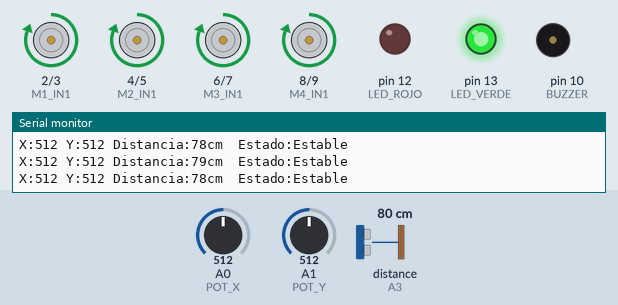
Simulated run of this sketch. Board: Arduino Uno, built with avr-gcc and run on an emulated ATmega328P. Shown: motor-driver pin pairs drawn as motors (green arrow = first pin HIGH = forward, orange = second pin HIGH = backward, longer = more drive), output pins drawn as LEDs (lit = HIGH), buzzer (waves = sounding, pin HIGH), the last lines printed to the serial monitor. Wiring (inferred from the names in the program): ultrasonic range finder: trigger A2; echo A3. Inputs (shaded band) come from the test bench; at power-on: distance to the obstacle (sensor on A3) 80 cm, A0 (POT_X) = 512, A1 (POT_Y) = 512. The echo pulse lasts 58.3 µs per cm; pins used as bus, display or sensor lines are not drawn.

Above: at 1.2 s.
1.3 s: distance to the obstacle (sensor on A3) set to 23 cm
2.8 s: distance to the obstacle (sensor on A3) set to 19 cm
At 4.0 s:
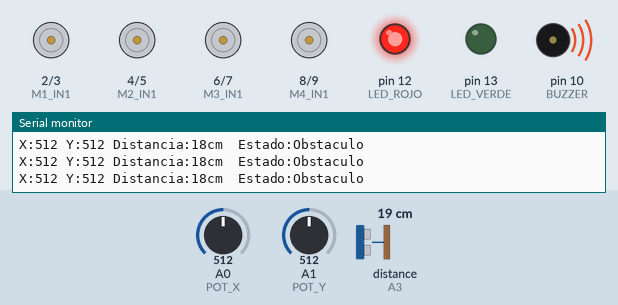
4.5 s: A0 (POT_X) set to 682
6.0 s: A0 (POT_X) set to 711
8.1 s: distance to the obstacle (sensor on A3) set to 35 cm
At 9.4 s:
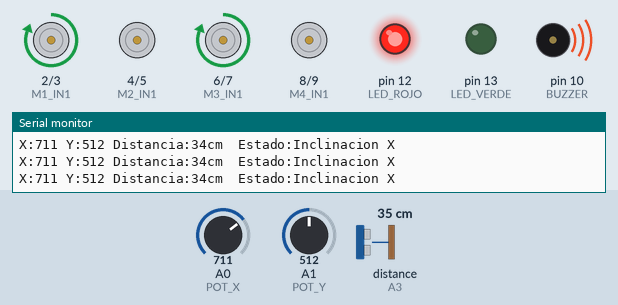
9.9 s: A1 (POT_Y) set to 678
11.4 s: A1 (POT_Y) set to 705
Timing chart, 0 to 14.4 s (numbered marks = the images above; inputs shaded):
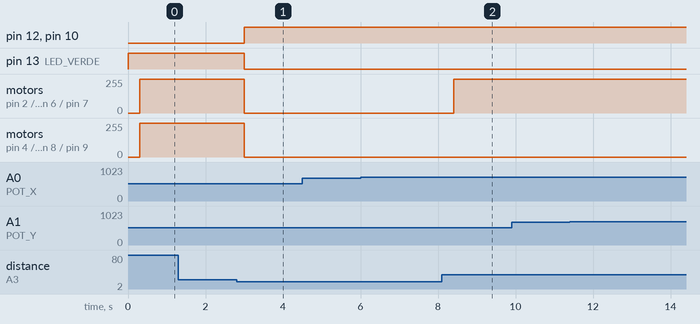

Measured:
- the behaviour switches between 21 and 20 cm on distance to the obstacle (sensor on A3) (found by bisection; images 0 and 1)
- after the input at 2.8 s, pin 12 (LED_ROJO), pin 10 (BUZZER): LOW → HIGH after 0.20 s; pin 13 (LED_VERDE): HIGH → LOW after 0.20 s; motor on pin 2 (M1_IN1) / pin 3 (M1_IN2), motor on pin 4 (M2_IN1) / pin 5 (M2_IN2), motor on pin 6 (M3_IN1) / pin 7 (M3_IN2), motor on pin 8 (M4_IN1) / pin 9 (M4_IN2): forward 255/255 → stopped after 0.20 s
- after the input at 8.1 s, motor on pin 2 (M1_IN1) / pin 3 (M1_IN2), motor on pin 6 (M3_IN1) / pin 7 (M3_IN2): stopped → forward 255/255 after 0.30 s

The sketch:

APEE.ino
```cpp
const int POT_X = A0;
const int POT_Y = A1;
const int TRIG_PIN = A2;
const int ECHO_PIN = A3;
const int BUZZER = 10;
const int LED_ROJO = 12;
const int LED_VERDE = 13;
const int M1_IN1 = 2;
const int M1_IN2 = 3;
const int M2_IN1 = 4;
const int M2_IN2 = 5;
const int M3_IN1 = 6;
const int M3_IN2 = 7;
const int M4_IN1 = 8;
const int M4_IN2 = 9;
// Tiempos que simulan vTaskDelay en FreeRTOS
const unsigned long PERIODO_SENSORES = 100;
const unsigned long PERIODO_PROCESO = 200;
const unsigned long PERIODO_ACTUACION = 300;
unsigned long tiempoSensores = 0;
unsigned long tiempoProceso = 0;
unsigned long tiempoActuacion = 0;

// Cola simulada: sensores -> procesamiento
int colaEjeX = 0;
int colaEjeY = 0;
long colaDistancia = 0;
bool colaSensoresDisponible = false;
// Cola simulada: procesamiento -> actuación
bool peligroDistancia = false;
bool inclinacionX = false;
bool inclinacionY = false;
bool sistemaEstable = true;
bool colaEventosDisponible = false;
int estado = 0;
const int CENTRO = 512;
const int UMBRAL_INCLINACION = 180;
const int DISTANCIA_PELIGRO = 20;

void setup() {
  Serial.begin(9600);

  pinMode(TRIG_PIN, OUTPUT);
  pinMode(ECHO_PIN, INPUT);

  pinMode(BUZZER, OUTPUT);
  pinMode(LED_ROJO, OUTPUT);
  pinMode(LED_VERDE, OUTPUT);

  pinMode(M1_IN1, OUTPUT);
  pinMode(M1_IN2, OUTPUT);
  pinMode(M2_IN1, OUTPUT);
  pinMode(M2_IN2, OUTPUT);
  pinMode(M3_IN1, OUTPUT);
  pinMode(M3_IN2, OUTPUT);
  pinMode(M4_IN1, OUTPUT);
  pinMode(M4_IN2, OUTPUT);
  detenerMotores();
  digitalWrite(LED_VERDE, HIGH);
  digitalWrite(LED_ROJO, LOW);
  digitalWrite(BUZZER, LOW);

  Serial.println("Sistema de dron iniciado");
}

// Planificador principal: ejecuta tareas según prioridad y periodo
void loop() {
  unsigned long ahora = millis();

  if (ahora - tiempoSensores >= PERIODO_SENSORES) {
    tiempoSensores = ahora;
    tareaSensores();
  }

  if (ahora - tiempoProceso >= PERIODO_PROCESO) {
    tiempoProceso = ahora;
    tareaProcesamiento();
  }

  if (ahora - tiempoActuacion >= PERIODO_ACTUACION) {
    tiempoActuacion = ahora;
    tareaActuacion();
  }
}

// Tarea 1: adquisición de datos, prioridad alta
void tareaSensores() {
  colaEjeX = analogRead(POT_X);
  colaEjeY = analogRead(POT_Y);
  colaDistancia = leerDistancia();

  colaSensoresDisponible = true;
}

// Tarea 2: procesamiento de datos, prioridad media
void tareaProcesamiento() {
  if (!colaSensoresDisponible) return;

  colaSensoresDisponible = false;

  peligroDistancia = false;
  inclinacionX = false;
  inclinacionY = false;
  sistemaEstable = false;
  estado = 0;

  if (colaDistancia > 0 && colaDistancia < DISTANCIA_PELIGRO) {
    peligroDistancia = true;
    estado = 1;
  }

  if (abs(colaEjeX - CENTRO) > UMBRAL_INCLINACION) {
    inclinacionX = true;
    estado = 2;
  }

  if (abs(colaEjeY - CENTRO) > UMBRAL_INCLINACION) {
    inclinacionY = true;
    estado = 3;
  }

  if (!peligroDistancia && !inclinacionX && !inclinacionY) {
    sistemaEstable = true;
    estado = 0;
  }

  colaEventosDisponible = true;
}

// Tarea 3: actuación y comunicación serial, prioridad baja
void tareaActuacion() {
  if (!colaEventosDisponible) return;

  colaEventosDisponible = false;

  if (sistemaEstable) {
    normal();
  } else {
    alerta();
  }

  telemetria();
}

// Lectura del sensor ultrasónico
long leerDistancia() {
  digitalWrite(TRIG_PIN, LOW);
  delayMicroseconds(2);

  digitalWrite(TRIG_PIN, HIGH);
  delayMicroseconds(10);
  digitalWrite(TRIG_PIN, LOW);

  long duracion = pulseIn(ECHO_PIN, HIGH, 30000);

  if (duracion == 0) return 999;

  return duracion * 0.034 / 2;
}

// Estado normal: motores activos, LED verde encendido
void normal() {
  digitalWrite(LED_VERDE, HIGH);
  digitalWrite(LED_ROJO, LOW);
  digitalWrite(BUZZER, LOW);

  motorAdelante(M1_IN1, M1_IN2);
  motorAdelante(M2_IN1, M2_IN2);
  motorAdelante(M3_IN1, M3_IN2);
  motorAdelante(M4_IN1, M4_IN2);
}

// Estado de alerta: activa buzzer, LED rojo y corrige motores
void alerta() {
  digitalWrite(LED_VERDE, LOW);
  digitalWrite(LED_ROJO, HIGH);
  digitalWrite(BUZZER, HIGH);

  if (peligroDistancia) {
    detenerMotores();
  } else if (inclinacionX) {
    motorAdelante(M1_IN1, M1_IN2);
    motorDetenido(M2_IN1, M2_IN2);
    motorAdelante(M3_IN1, M3_IN2);
    motorDetenido(M4_IN1, M4_IN2);
  } else if (inclinacionY) {
    motorDetenido(M1_IN1, M1_IN2);
    motorAdelante(M2_IN1, M2_IN2);
    motorDetenido(M3_IN1, M3_IN2);
    motorAdelante(M4_IN1, M4_IN2);
  }
}

// Telemetría del sistema por Serial Monitor
void telemetria() {
  Serial.print("X:");
  Serial.print(colaEjeX);

  Serial.print(" Y:");
  Serial.print(colaEjeY);

  Serial.print(" Distancia:");
  Serial.print(colaDistancia);
  Serial.print("cm ");

  Serial.print(" Estado:");

  if (estado == 0) Serial.println("Estable");
  else if (estado == 1) Serial.println("Obstaculo");
  else if (estado == 2) Serial.println("Inclinacion X");
  else if (estado == 3) Serial.println("Inclinacion Y");
}

// Control básico de motores mediante L293D
void motorAdelante(int in1, int in2) {
  digitalWrite(in1, HIGH);
  digitalWrite(in2, LOW);
}

void motorDetenido(int in1, int in2) {
  digitalWrite(in1, LOW);
  digitalWrite(in2, LOW);
}

void detenerMotores() {
  motorDetenido(M1_IN1, M1_IN2);
  motorDetenido(M2_IN1, M2_IN2);
  motorDetenido(M3_IN1, M3_IN2);
  motorDetenido(M4_IN1, M4_IN2);
}
```
